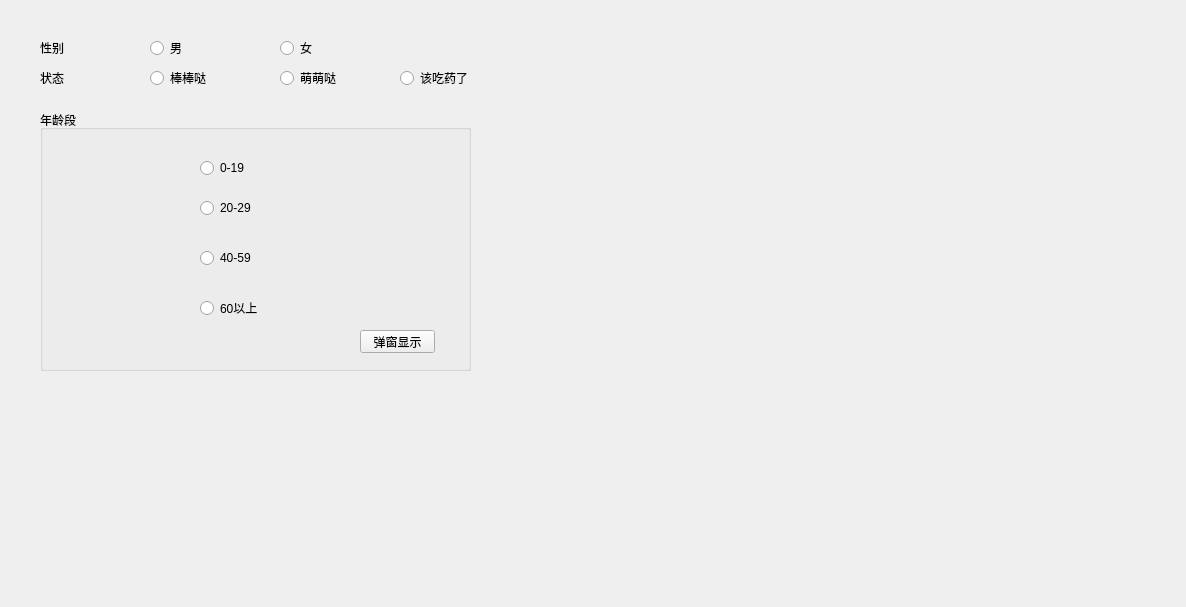
<?xml version="1.0" encoding="UTF-8"?>
<ui version="4.0">
 <class>Widget</class>
 <widget class="QWidget" name="Widget">
  <property name="geometry">
   <rect>
    <x>0</x>
    <y>0</y>
    <width>1186</width>
    <height>607</height>
   </rect>
  </property>
  <property name="windowTitle">
   <string>Widget</string>
  </property>
  <widget class="QLabel" name="label">
   <property name="geometry">
    <rect>
     <x>40</x>
     <y>40</y>
     <width>54</width>
     <height>16</height>
    </rect>
   </property>
   <property name="text">
    <string>性别</string>
   </property>
  </widget>
  <widget class="QRadioButton" name="radioButtonMan">
   <property name="geometry">
    <rect>
     <x>150</x>
     <y>40</y>
     <width>89</width>
     <height>16</height>
    </rect>
   </property>
   <property name="text">
    <string>男</string>
   </property>
  </widget>
  <widget class="QRadioButton" name="radioButtonWoman">
   <property name="geometry">
    <rect>
     <x>280</x>
     <y>40</y>
     <width>89</width>
     <height>16</height>
    </rect>
   </property>
   <property name="text">
    <string>女</string>
   </property>
  </widget>
  <widget class="QRadioButton" name="radioButtonYao">
   <property name="geometry">
    <rect>
     <x>400</x>
     <y>70</y>
     <width>89</width>
     <height>16</height>
    </rect>
   </property>
   <property name="text">
    <string>该吃药了</string>
   </property>
  </widget>
  <widget class="QRadioButton" name="radioButtonBang">
   <property name="geometry">
    <rect>
     <x>150</x>
     <y>70</y>
     <width>89</width>
     <height>16</height>
    </rect>
   </property>
   <property name="text">
    <string>棒棒哒</string>
   </property>
  </widget>
  <widget class="QRadioButton" name="radioButtonMeng">
   <property name="geometry">
    <rect>
     <x>280</x>
     <y>70</y>
     <width>89</width>
     <height>16</height>
    </rect>
   </property>
   <property name="text">
    <string>萌萌哒</string>
   </property>
  </widget>
  <widget class="QLabel" name="label_2">
   <property name="geometry">
    <rect>
     <x>40</x>
     <y>70</y>
     <width>54</width>
     <height>16</height>
    </rect>
   </property>
   <property name="text">
    <string>状态</string>
   </property>
  </widget>
  <widget class="QGroupBox" name="groupBox">
   <property name="geometry">
    <rect>
     <x>40</x>
     <y>110</y>
     <width>431</width>
     <height>261</height>
    </rect>
   </property>
   <property name="title">
    <string>年龄段</string>
   </property>
   <widget class="QPushButton" name="pushButton">
    <property name="geometry">
     <rect>
      <x>320</x>
      <y>220</y>
      <width>75</width>
      <height>23</height>
     </rect>
    </property>
    <property name="text">
     <string>弹窗显示</string>
    </property>
   </widget>
   <widget class="QRadioButton" name="radioButton0to19">
    <property name="geometry">
     <rect>
      <x>160</x>
      <y>50</y>
      <width>89</width>
      <height>16</height>
     </rect>
    </property>
    <property name="text">
     <string>0-19</string>
    </property>
   </widget>
   <widget class="QRadioButton" name="radioButton20to39">
    <property name="geometry">
     <rect>
      <x>160</x>
      <y>90</y>
      <width>89</width>
      <height>16</height>
     </rect>
    </property>
    <property name="text">
     <string>20-29</string>
    </property>
   </widget>
   <widget class="QRadioButton" name="radioButton_3">
    <property name="geometry">
     <rect>
      <x>160</x>
      <y>140</y>
      <width>89</width>
      <height>16</height>
     </rect>
    </property>
    <property name="text">
     <string>40-59</string>
    </property>
   </widget>
   <widget class="QRadioButton" name="radioButton60to">
    <property name="geometry">
     <rect>
      <x>160</x>
      <y>190</y>
      <width>89</width>
      <height>16</height>
     </rect>
    </property>
    <property name="text">
     <string>60以上</string>
    </property>
   </widget>
  </widget>
 </widget>
 <layoutdefault spacing="6" margin="11"/>
 <resources/>
 <connections/>
</ui>
